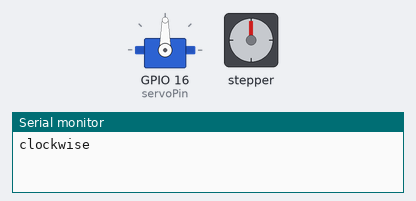
Recording of a sketch running on a simulated ESP32. Shown: servo, stepper motor, the last lines printed to the serial monitor. Stepper angles assume 2048 steps per turn.

Above: at 0.15 s.
At 7.75 s:
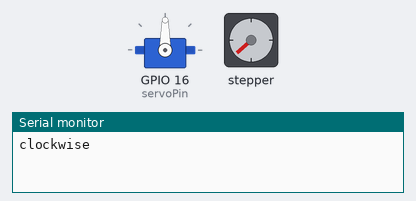
At 16.63 s:
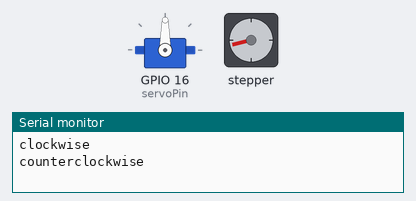
At 33.05 s:
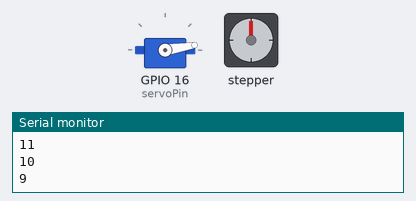
Timing chart, 0 to 40.0 s (numbered marks = the images above):
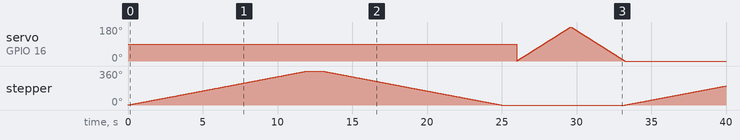

Measured:
- by itself, stepper: turns 360° clockwise in 12.0 s, then 360° counter-clockwise in 12.0 s, then 201° clockwise in 6.7 s

The sketch:

exemple_code.ino
```cpp
    #include <Stepper.h> //AccelStepper
    #include <ESP32Servo.h>
    const int stepsPerRevolution = 2048;  // change this to fit the number of steps per revolution
    // ULN2003 Motor Driver Pins
    #define IN1 19
    #define IN2 18
    #define IN3 5
    #define IN4 17

    static const int servoPin = 16;
    Servo servo1;

    // initialize the stepper library
    Stepper myStepper(stepsPerRevolution, IN1, IN3, IN2, IN4);
    void setup() {
      // set the speed at 5 rpm
      myStepper.setSpeed(5);
      // initialize the serial port
      Serial.begin(115200);
      servo1.attach(servoPin);
    }

    void loop() {
      // step one revolution in one direction:
      Serial.println("clockwise");
      myStepper.step(stepsPerRevolution);
      delay(1000);
      // step one revolution in the other direction:
      Serial.println("counterclockwise");
      myStepper.step(-stepsPerRevolution);
      delay(1000);

      // servo motor
      for(int posDegrees = 0; posDegrees <= 180; posDegrees++) {
        servo1.write(posDegrees);
        Serial.println(posDegrees);
        delay(20);
      }

      for(int posDegrees = 180; posDegrees >= 0; posDegrees--) {
        servo1.write(posDegrees);
        Serial.println(posDegrees);
        delay(20);
      }
    }
```
